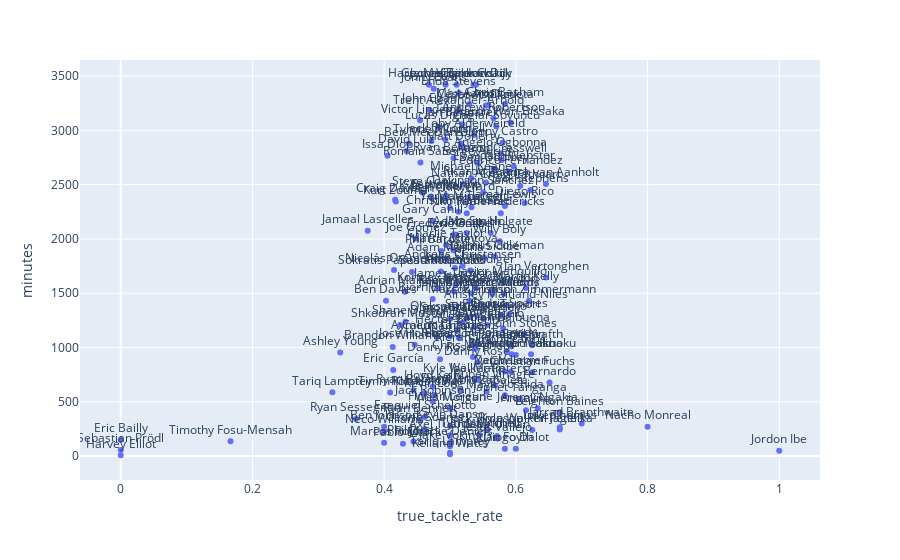

The notebook cell this image was saved under:
### Code cell
plot(defenders,'true_tackle_rate','minutes','scatter')

### Figure 1 — Plotly figure (JSON) as saved in the notebook; plotly's stock layout.template omitted (floating-point values rounded to 4 significant figures; data arrays with more than 128 entries replaced by an {"elided": "..."} marker saying what was removed)
{"data": [{"hovertemplate": "true_tackle_rate=%{x}<br>minutes=%{y}<br>player=%{text}<extra></extra>", "legendgroup": "", "marker": {"color": "#636efa", "symbol": "circle"}, "mode": "markers+text", "name": "", "orientation": "v", "showlegend": false, "text": {"elided": "181 str values"}, "textposition": "top center", "type": "scatter", "x": {"elided": "181 float values"}, "xaxis": "x", "y": {"elided": "181 int values"}, "yaxis": "y"}], "layout": {"legend": {"tracegroupgap": 0}, "margin": {"t": 60}, "xaxis": {"anchor": "y", "domain": [0, 1], "title": {"text": "true_tackle_rate"}}, "yaxis": {"anchor": "x", "domain": [0, 1], "title": {"text": "minutes"}}}}
